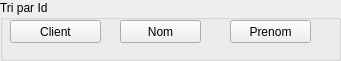
    <widget class="QGroupBox" name="groupBox_14">
     <property name="geometry">
      <rect>
       <x>71</x>
       <y>420</y>
       <width>341</width>
       <height>61</height>
      </rect>
     </property>
     <property name="styleSheet">
      <string notr="true"/>
     </property>
     <property name="title">
      <string>Tri par Id</string>
     </property>
     <widget class="QPushButton" name="TriP_Idp_2">
      <property name="geometry">
       <rect>
        <x>10</x>
        <y>20</y>
        <width>91</width>
        <height>23</height>
       </rect>
      </property>
      <property name="styleSheet">
       <string notr="true"/>
      </property>
      <property name="text">
       <string>Client</string>
      </property>
     </widget>
     <widget class="QPushButton" name="TriP_Idf_2">
      <property name="geometry">
       <rect>
        <x>120</x>
        <y>20</y>
        <width>81</width>
        <height>23</height>
       </rect>
      </property>
      <property name="styleSheet">
       <string notr="true"/>
      </property>
      <property name="text">
       <string>Nom</string>
      </property>
     </widget>
     <widget class="QPushButton" name="TriP_Ids_2">
      <property name="geometry">
       <rect>
        <x>230</x>
        <y>20</y>
        <width>81</width>
        <height>23</height>
       </rect>
      </property>
      <property name="styleSheet">
       <string notr="true"/>
      </property>
      <property name="text">
       <string>Prenom</string>
      </property>
     </widget>
    </widget>
